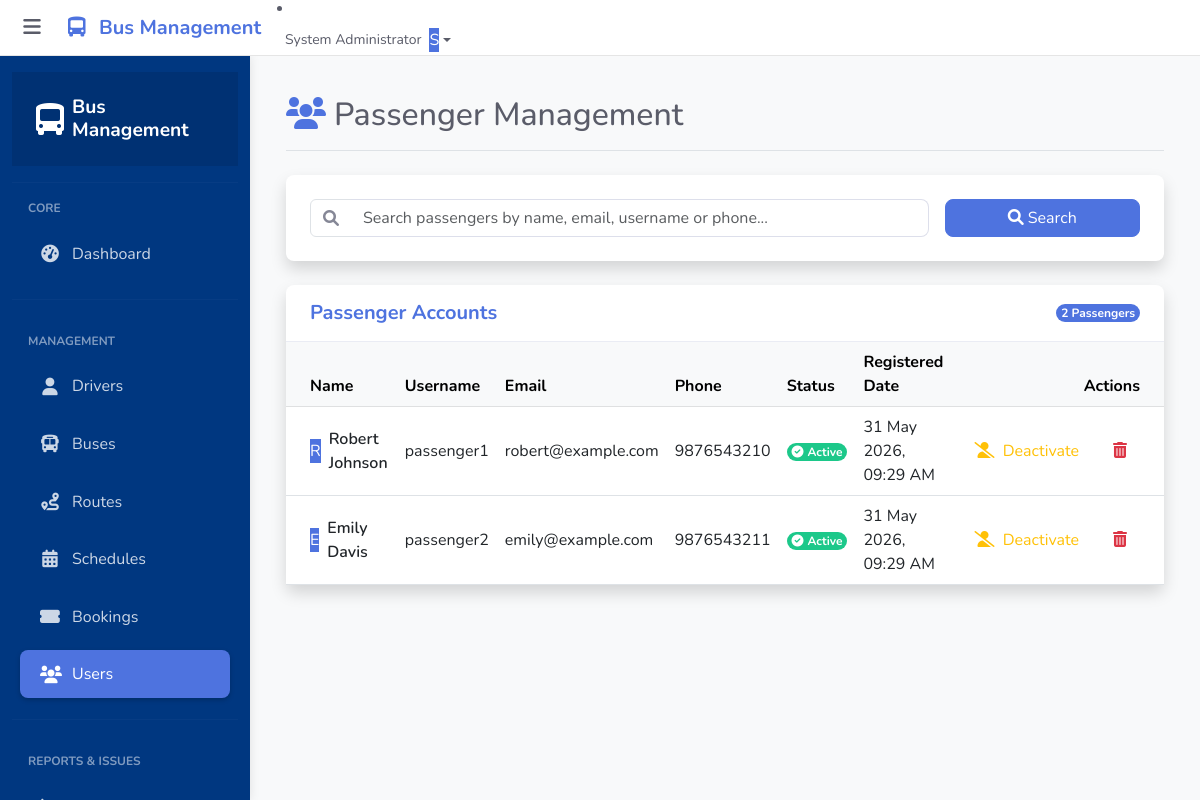
Page /admin/users.php (signed in) on the committed database.
### tables this page shows
CREATE TABLE IF NOT EXISTS users (
    id INT AUTO_INCREMENT PRIMARY KEY,
    username VARCHAR(50) NOT NULL UNIQUE,
    password VARCHAR(255) NOT NULL,
    name VARCHAR(100) NOT NULL,
    email VARCHAR(100) NOT NULL UNIQUE,
    phone VARCHAR(20) NOT NULL,
    address TEXT NOT NULL,
    status ENUM('active', 'inactive') DEFAULT 'active',
    created_at TIMESTAMP DEFAULT CURRENT_TIMESTAMP
);

### admin/users.php (the view, shortened to what this page needs)
<?php
require_once '../config/database.php';
$search = isset($_GET['search']) ? trim($_GET['search']) : '';
$query = "SELECT * FROM users";
$query .= " ORDER BY created_at DESC";
$stmt = $conn->prepare($query);
$stmt->execute();
$result = $stmt->get_result();
$users = [];
while ($row = $result->fetch_assoc()) {
    $users[] = $row;
}
include 'includes/header.php';
?>
<div class="d-flex justify-content-between flex-wrap flex-md-nowrap align-items-center pt-3 pb-2 mb-4 border-bottom">
    <h1 class="h2"><i class="fas fa-users text-primary me-2"></i>Passenger Management</h1>
</div>
<div class="card shadow mb-4">
    <div class="card-body">
        <form method="get" action="" class="row g-3 align-items-center">
            <div class="col-md-9">
                <div class="input-group">
                    <span class="input-group-text bg-transparent"><i class="fas fa-search text-muted"></i></span>
                    <input type="text" class="form-control border-start-0" id="search" name="search" value="<?php echo htmlspecialchars($search); ?>" placeholder="Search passengers by name, email, username or phone...">
                </div>
            </div>
            <div class="col-md-3 d-flex gap-2">
                <button type="submit" class="btn btn-primary w-100"><i class="fas fa-search me-1"></i>Search</button>
            </div>
        </form>
    </div>
</div>
<div class="card shadow">
    <div class="card-header bg-transparent d-flex justify-content-between align-items-center py-3">
        <h5 class="mb-0 text-primary fw-bold">Passenger Accounts</h5>
        <span class="badge bg-primary rounded-pill"><?php echo count($users); ?> Passengers</span>
    </div>
    <div class="card-body p-0">
        <div class="table-responsive">
            <table class="table table-hover align-middle mb-0">
                <thead class="table-light">
                    <tr>
                        <th class="ps-4">Name</th>
                        <th>Username</th>
                        <th>Email</th>
                        <th>Phone</th>
                        <th>Status</th>
                        <th>Registered Date</th>
                        <th class="pe-4 text-end">Actions</th>
                    </tr>
                </thead>
                <tbody>
                    <?php if (count($users) > 0): ?>
                        <?php foreach ($users as $u): ?>
                            <tr>
                                <td class="ps-4">
                                    <div class="d-flex align-items-center">
                                        <div class="avatar-circle bg-primary text-white me-2">
                                            <?php echo strtoupper(substr($u['name'], 0, 1)); ?>
                                        </div>
                                        <span class="fw-semibold text-gray-800"><?php echo htmlspecialchars($u['name']); ?></span>
                                    </div>
                                </td>
                                <td><?php echo htmlspecialchars($u['username']); ?></td>
                                <td><?php echo htmlspecialchars($u['email']); ?></td>
                                <td><?php echo htmlspecialchars($u['phone']); ?></td>
                                <td>
                                    <?php if ($u['status'] === 'active'): ?>
                                        <span class="badge bg-success"><i class="fas fa-check-circle me-1"></i>Active</span>
                                    <?php else: ?>
                                        <span class="badge bg-danger"><i class="fas fa-times-circle me-1"></i>Inactive</span>
                                    <?php endif; ?>
                                </td>
                                <td><?php echo date('d M Y, h:i A', strtotime($u['created_at'])); ?></td>
                                <td class="pe-4 text-end">
                                    <div class="d-inline-flex gap-2 justify-content-end">
                                        <form method="post" action="" style="display:inline;">
                                            <button type="submit" name="toggle_status" class="btn btn-sm <?php echo $u['status'] === 'active' ? 'btn-outline-warning' : 'btn-outline-success'; ?>" title="<?php echo $u['status'] === 'active' ? 'Deactivate' : 'Activate'; ?>">
                                                <?php if ($u['status'] === 'active'): ?>
                                                    <i class="fas fa-user-slash me-1"></i> Deactivate
                                                <?php else: ?>
                                                    <i class="fas fa-user-check me-1"></i> Activate
                                                <?php endif; ?>
                                            </button>
                                        </form>
                                        <button type="button" class="btn btn-sm btn-outline-danger" data-bs-toggle="modal" data-bs-target="#deleteUserModal<?php echo $u['id']; ?>" title="Delete Account">
                                            <i class="fas fa-trash-alt"></i>
                                        </button>
                                    </div>
                                </td>
                            </tr>
                        <?php endforeach; ?>
                    <?php endif; ?>
                </tbody>
            </table>
        </div>
    </div>
</div>
<?php
include 'includes/footer.php';
?>

### assets/css/style.css (style rules this page uses)
body { min-height: 100vh; display: flex; flex-direction: column; overflow-x: hidden; }
.table-responsive { overflow-x: auto; }

### rows in the picture
users: name "R", name "Robert Johnson", username "passenger1", email "robert@example.com", phone "9876543210", status "active" (drawn), created_at "31 May 2026, 09:29 AM"
users: name "E", name "Emily Davis", username "passenger2", email "emily@example.com", phone "9876543211", status "active" (drawn), created_at "31 May 2026, 09:29 AM"

### other values in the picture
$_SESSION['name'] "System Administrator"
substr($_SESSION['name'], 0, 1) "S"
count($users) "2"
